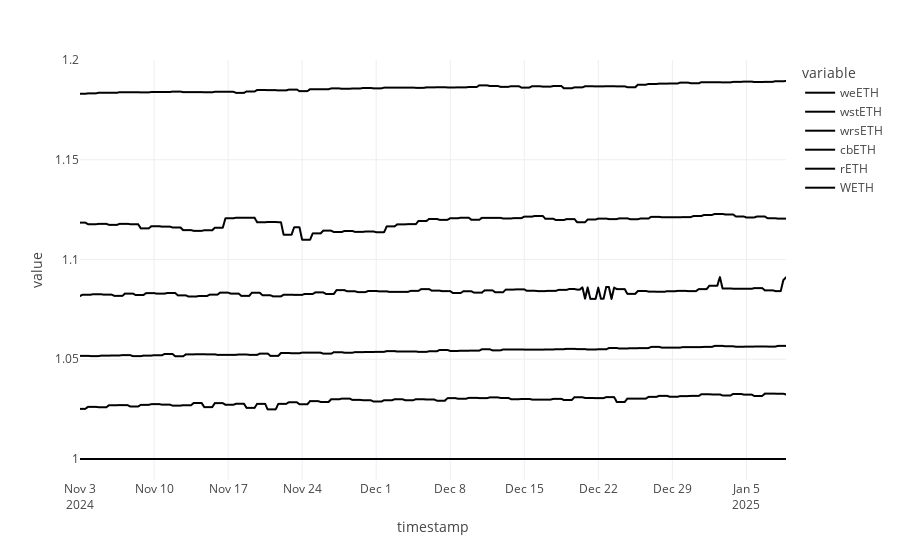

The notebook cell this image was saved under:
### Code cell
px.line(price_df)

### Figure 1 — Plotly figure (JSON) as saved in the notebook; plotly's stock layout.template omitted (floating-point values rounded to 4 significant figures; data arrays with more than 128 entries replaced by an {"elided": "..."} marker saying what was removed)
{"data": [{"hovertemplate": "variable=weETH<br>timestamp=%{x}<br>value=%{y}<extra></extra>", "legendgroup": "weETH", "line": {"color": "#000001", "dash": "solid"}, "marker": {"symbol": "circle"}, "mode": "lines", "name": "weETH", "showlegend": true, "type": "scattergl", "x": {"elided": "268 str values"}, "xaxis": "x", "y": {"elided": "268 float values"}, "yaxis": "y"}, {"hovertemplate": "variable=wstETH<br>timestamp=%{x}<br>value=%{y}<extra></extra>", "legendgroup": "wstETH", "line": {"color": "#000002", "dash": "solid"}, "marker": {"symbol": "circle"}, "mode": "lines", "name": "wstETH", "showlegend": true, "type": "scattergl", "x": {"elided": "268 str values"}, "xaxis": "x", "y": {"elided": "268 float values"}, "yaxis": "y"}, {"hovertemplate": "variable=wrsETH<br>timestamp=%{x}<br>value=%{y}<extra></extra>", "legendgroup": "wrsETH", "line": {"color": "#000003", "dash": "solid"}, "marker": {"symbol": "circle"}, "mode": "lines", "name": "wrsETH", "showlegend": true, "type": "scattergl", "x": {"elided": "268 str values"}, "xaxis": "x", "y": {"elided": "268 float values"}, "yaxis": "y"}, {"hovertemplate": "variable=cbETH<br>timestamp=%{x}<br>value=%{y}<extra></extra>", "legendgroup": "cbETH", "line": {"color": "#000004", "dash": "solid"}, "marker": {"symbol": "circle"}, "mode": "lines", "name": "cbETH", "showlegend": true, "type": "scattergl", "x": {"elided": "268 str values"}, "xaxis": "x", "y": {"elided": "268 float values"}, "yaxis": "y"}, {"hovertemplate": "variable=rETH<br>timestamp=%{x}<br>value=%{y}<extra></extra>", "legendgroup": "rETH", "line": {"color": "#000005", "dash": "solid"}, "marker": {"symbol": "circle"}, "mode": "lines", "name": "rETH", "showlegend": true, "type": "scattergl", "x": {"elided": "268 str values"}, "xaxis": "x", "y": {"elided": "268 float values"}, "yaxis": "y"}, {"hovertemplate": "variable=WETH<br>timestamp=%{x}<br>value=%{y}<extra></extra>", "legendgroup": "WETH", "line": {"color": "#000006", "dash": "solid"}, "marker": {"symbol": "circle"}, "mode": "lines", "name": "WETH", "showlegend": true, "type": "scattergl", "x": {"elided": "268 str values"}, "xaxis": "x", "y": {"elided": "268 int values"}, "yaxis": "y"}], "layout": {"legend": {"title": {"text": "variable"}, "tracegroupgap": 0}, "margin": {"t": 60}, "xaxis": {"anchor": "y", "domain": [0, 1], "title": {"text": "timestamp"}}, "yaxis": {"anchor": "x", "domain": [0, 1], "title": {"text": "value"}}}}
